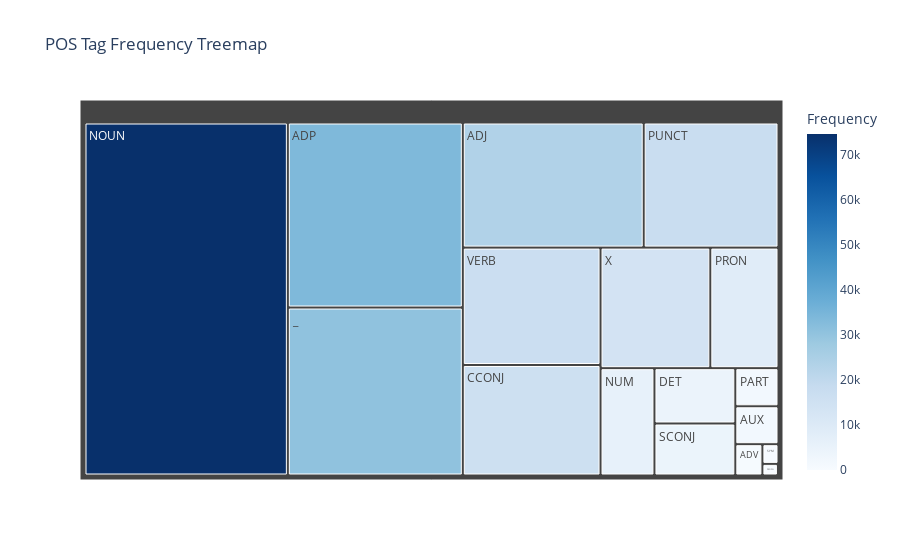

The cell this chart's notebook holds for it:
### Code cell
# Your POS tag counts
pos_counts = {
    "X": 13747,
    "VERB": 16789,
    "NOUN": 74546,
    "ADJ": 23498,
    "ADP": 33617,
    "PUNCT": 17511,
    "NUM": 6010,
    "_": 30519,
    "PRON": 8533,
    "SCONJ": 4368,
    "CCONJ": 15803,
    "DET": 4648,
    "PART": 1709,
    "ADV": 880,
    "SYM": 329,
    "AUX": 1699,
    "PROPN": 187,
    "INTJ": 7
}

# Convert to DataFrame
df_pos = pd.DataFrame(pos_counts.items(), columns=["POS", "Frequency"])

# Create treemap
fig = px.treemap(
    df_pos,
    path=['POS'],
    values='Frequency',
    title='POS Tag Frequency Treemap',
    color='Frequency',
    color_continuous_scale='blues'
)

fig.show()

### Figure 1 — Plotly figure (JSON) as saved in the notebook; plotly's stock layout.template omitted (floating-point values rounded to 4 significant figures)
{"data": [{"branchvalues": "total", "customdata": [[23498], [33617], [880], [1699], [15803], [4648], [7], [74546], [6010], [1709], [8533], [187], [17511], [4368], [329], [16789], [13747], [30519]], "domain": {"x": [0, 1], "y": [0, 1]}, "hovertemplate": "labels=%{label}<br>Frequency_sum=%{value}<br>parent=%{parent}<br>id=%{id}<br>Frequency=%{color}<extra></extra>", "ids": ["ADJ", "ADP", "ADV", "AUX", "CCONJ", "DET", "INTJ", "NOUN", "NUM", "PART", "PRON", "PROPN", "PUNCT", "SCONJ", "SYM", "VERB", "X", "_"], "labels": ["ADJ", "ADP", "ADV", "AUX", "CCONJ", "DET", "INTJ", "NOUN", "NUM", "PART", "PRON", "PROPN", "PUNCT", "SCONJ", "SYM", "VERB", "X", "_"], "marker": {"coloraxis": "coloraxis", "colors": [23498, 33617, 880, 1699, 15803, 4648, 7, 74546, 6010, 1709, 8533, 187, 17511, 4368, 329, 16789, 13747, 30519]}, "name": "", "parents": ["", "", "", "", "", "", "", "", "", "", "", "", "", "", "", "", "", ""], "type": "treemap", "values": [23498, 33617, 880, 1699, 15803, 4648, 7, 74546, 6010, 1709, 8533, 187, 17511, 4368, 329, 16789, 13747, 30519]}], "layout": {"coloraxis": {"colorbar": {"title": {"text": "Frequency"}}, "colorscale": [[0, "rgb(247,251,255)"], [0.125, "rgb(222,235,247)"], [0.25, "rgb(198,219,239)"], [0.375, "rgb(158,202,225)"], [0.5, "rgb(107,174,214)"], [0.625, "rgb(66,146,198)"], [0.75, "rgb(33,113,181)"], [0.875, "rgb(8,81,156)"], [1, "rgb(8,48,107)"]]}, "legend": {"tracegroupgap": 0}, "title": {"text": "POS Tag Frequency Treemap"}}}
